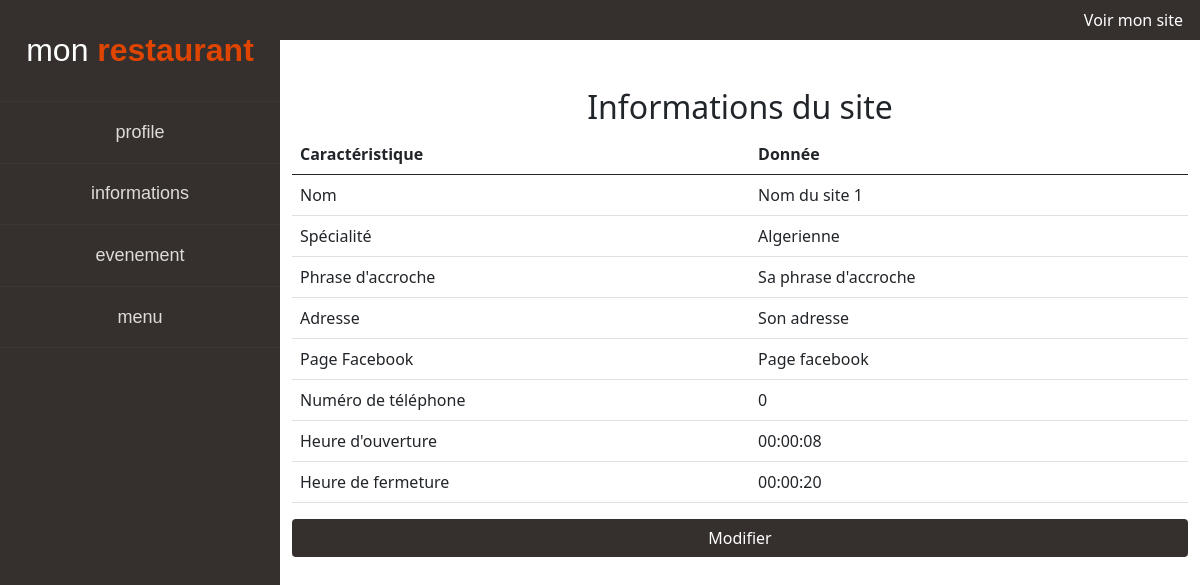
The app's page /dashinformation.php with its own data.
### tables this page shows
CREATE TABLE IF NOT EXISTS `information` (
  `id` int NOT NULL AUTO_INCREMENT,
  `nom` varchar(255) NOT NULL,
  `specialite` varchar(255) NOT NULL,
  `phraseaccroche` varchar(255) NOT NULL,
  `adresse` varchar(255) NOT NULL,
  `fblink` varchar(255) NOT NULL,
  `phonenumber` int NOT NULL,
  `heureouverture` time NOT NULL,
  `heurefermeture` time NOT NULL,
  PRIMARY KEY (`id`)
);

### dashinformation.php (the view, shortened to what this page needs)
<!doctype html>
<html lang="en">
<head>
    <link href="https://cdn.jsdelivr.net/npm/bootstrap@5.0.2/dist/css/bootstrap.min.css" rel="stylesheet">
    <link rel="stylesheet" type="text/css" href="css/dash.css">
</head>
<body>
    <header class="header" role="banner">
        <h1 class="logo">
            <a href="index.php">Mon <span>Restaurant</span></a>
        </h1>
        <div class="nav-wrap">
            <nav class="main-nav" role="navigation">
                <ul class="unstyled list-hover-slide">
                    <li><a href="dashbord.php">Profile</a></li>
                    <li><a href="dashinformation.php">Informations</a></li>
                    <li><a href="dashevenement.php">Evenement</a></li>
                    <li><a href="dashmenu.php">Menu</a></li>
                </ul>
            </nav>
        </div>
    </header>
    <nav class="navbar bg-body-tertiary" style="margin-left: 17.5em;">
        <div class="container-fluid">
            <form class="d-flex profile" role="search">
                <a href="index.php" style="text-decoration: none;"> <label for="">Voir mon site </label></a>
            </form>
        </div>
    </nav>
    <div class="information">
        <?php
        require("connexionbdd.php");
        $query = "SELECT * FROM information WHERE id = 1";
        $result = $baserestau->query($query);
        if ($result) {
            $row = $result->fetch(PDO::FETCH_ASSOC);
        }
        ?>
        <div class="container mt-5">
            <h2 class="text-center"> Informations du site</h2>
            <table class="table">
                <thead>
                    <tr>
                        <th>Caractéristique</th>
                        <th>Donnée</th>
                    </tr>
                </thead>
                <tbody>
                    <tr>
                        <td>Nom</td>
                        <td><?php echo $row['nom']; ?></td>
                    </tr>
                    <tr>
                        <td>Spécialité</td>
                        <td><?php echo $row['specialite']; ?></td>
                    </tr>
                    <tr>
                        <td>Phrase d'accroche</td>
                        <td><?php echo $row['phraseaccroche']; ?></td>
                    </tr>
                    <tr>
                        <td>Adresse</td>
                        <td><?php echo $row['adresse']; ?></td>
                    </tr>
                    <tr>
                        <td>Page Facebook</td>
                        <td><?php echo $row['fblink']; ?></td>
                    </tr>
                    <tr>
                        <td>Numéro de téléphone</td>
                        <td><?php echo $row['phonenumber']; ?></td>
                    </tr>
                    <tr>
                        <td>Heure d'ouverture</td>
                        <td><?php echo $row['heureouverture']; ?></td>
                    </tr>
                    <tr>
                        <td>Heure de fermeture</td>
                        <td><?php echo $row['heurefermeture']; ?></td>
                    </tr>
                </tbody>
            </table>
            <button type="button" class="btn w-100" data-bs-toggle="modal" data-bs-target="#exampleModal">
                Modifier
            </button>
        </div>
    </div>
</body>
</html>

### css/dash.css (style rules this page uses)
nav { background-color: #35302d; }
.profile img, .profile label { color: rgb(255, 255, 255); margin-right: 5px; }
.btn { background-color: #35302d; color: #fff; }
a, .nav-link { color: black; }
.unstyled { list-style: none; padding: 0; margin: 0; }
.unstyled a { text-decoration: none; }
.header { position: fixed; left: 0; top: 0; bottom: 0; width: 17.5em; background: #35302d; }
.logo { text-transform: lowercase; font: 300 2em "Source Sans Pro", Helvetica, Arial, sans-serif; text-align: center; padding: 0; margin: 0; }
.logo a { display: block; padding: 1em 0; color: #dfdbd9; text-decoration: none; transition: 0.15s linear color; }
.logo span { font-weight: 700; transition: 0.15s linear color; }
.main-nav ul { border-top: solid 1px #3c3735; }
.main-nav li { border-bottom: solid 1px #3c3735; }
.main-nav a { padding: 1.1em 0; color: #dfdbd9; font: 400 1.125em "Source Sans Pro", Helvetica, Arial, sans-serif; text-align: center; text-transform: lowercase; }
.list-hover-slide li { position: relative; overflow: hidden; }
.list-hover-slide a { display: block; position: relative; z-index: 1; transition: 0.35s ease color; }
.list-hover-slide a:before { content: ""; display: block; z-index: -1; position: absolute; left: -100%; top: 0; width: 100%; height: 100%; border-right: solid 5px #df4500; background: #3c3735; transition: 0.35s ease left; }
.information, .evenement, .menu, .profilee { margin-left: 17.5em; }

### records on screen
information: nom "Nom du site 1", specialite "Algerienne", phraseaccroche "Sa phrase d'accroche", adresse "Son adresse", fblink "Page facebook", phonenumber "0", heureouverture "00:00:08", heurefermeture "00:00:20"
